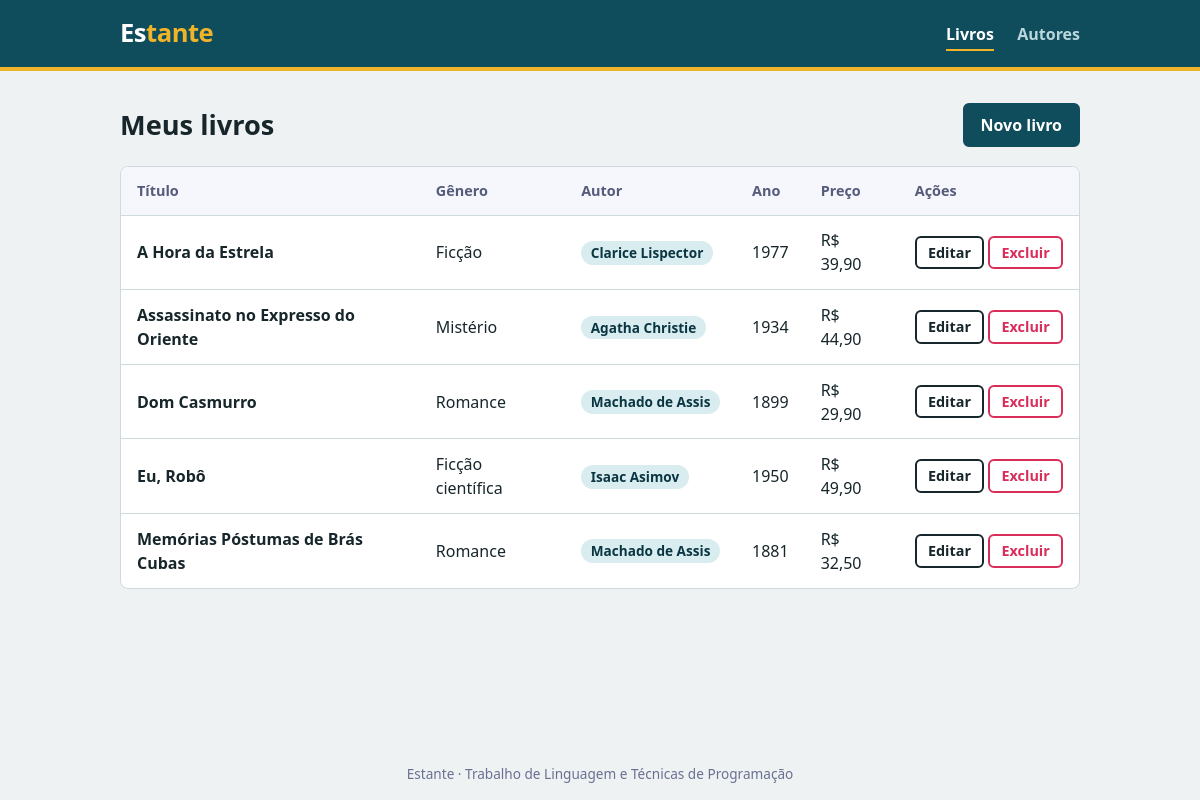
The page / on the database its author committed.
### tables this page shows
CREATE TABLE IF NOT EXISTS `livros` (
    `id` INT NOT NULL AUTO_INCREMENT,
    `titulo` VARCHAR(150) NOT NULL,
    `genero` VARCHAR(60) NOT NULL,
    `ano_publicacao` SMALLINT NOT NULL,
    `preco` DECIMAL(10,2) NOT NULL,
    `autor_id` INT NOT NULL,
    PRIMARY KEY (`id`),
    FOREIGN KEY (`autor_id`) REFERENCES `autores`(`id`) ON DELETE RESTRICT
);

CREATE TABLE IF NOT EXISTS `autores` (
    `id` INT NOT NULL AUTO_INCREMENT,
    `nome` VARCHAR(100) NOT NULL,
    `nacionalidade` VARCHAR(100) NOT NULL,
    PRIMARY KEY (`id`)
);

### index.php (called while the page is built, shortened)
<?php
require_once __DIR__ . '/../controllers/LivroController.php';
function e($texto)
{
    return htmlspecialchars((string) $texto, ENT_QUOTES, 'UTF-8');
}
$conn   = (new Database())->conectar();
$page   = $_GET['page'] ?? 'livros';
$action = $_GET['action'] ?? 'index';
require __DIR__ . '/../views/includes/header.php';
$controller = new $controllers[$page]($conn);
$controller->$action();
require __DIR__ . '/../views/includes/footer.php';

### LivroController.php (called while the page is built, shortened)
<?php
require_once __DIR__ . '/../models/Livro.php';
class LivroController
{
    private $model;
    public function __construct($conn)
    {
        $this->model = new Livro($conn);
    }
    public function index()
    {
        $livros = $this->model->listar();
        require __DIR__ . '/../views/livros/index_livro.php';
    }
}

### Livro.php (called while the page is built, shortened)
<?php
class Livro
{
    private $conn;
    public function __construct($conn)
    {
        $this->conn = $conn;
    }
    public function listar()
    {
        $sql = "SELECT j.*, p.nome AS autor_nome
                FROM livros j
                INNER JOIN autores p ON p.id = j.autor_id
                ORDER BY j.titulo";
        return $this->conn->query($sql)->fetchAll();
    }
}

### index_livro.php (the view, shortened to what this page needs)
<div class="titulo-pagina">
    <h1>Meus livros</h1>
    <a class="btn btn-principal" href="index.php?page=livros&action=create">Novo livro</a>
</div>
<?php if (empty($livros)): ?>
    <p class="vazio">Nenhum livro cadastrado ainda. Clique em "Novo livro" para começar.</p>
<?php else: ?>
<div class="tabela-wrap">
<table>
    <thead>
        <tr><th>Título</th><th>Gênero</th><th>Autor</th><th>Ano</th><th>Preço</th><th>Ações</th></tr>
    </thead>
    <tbody>
    <?php foreach ($livros as $j): ?>
        <tr>
            <td><strong><?= e($j['titulo']) ?></strong></td>
            <td><?= e($j['genero']) ?></td>
            <td><span class="etiqueta"><?= e($j['autor_nome']) ?></span></td>
            <td><?= e($j['ano_publicacao']) ?></td>
            <td>R$ <?= number_format($j['preco'], 2, ',', '.') ?></td>
            <td class="acoes">
                <a class="btn btn-pequeno" href="index.php?page=livros&action=edit&id=<?= (int) $j['id'] ?>">Editar</a>
                <form method="post" action="index.php?page=livros&action=delete"
                      onsubmit="return confirm('Excluir este livro?');">
                    <button class="btn btn-pequeno btn-perigo" type="submit">Excluir</button>
                </form>
            </td>
        </tr>
    <?php endforeach; ?>
    </tbody>
</table>
</div>
<?php endif; ?>

### header.php (shortened to what this page needs)
<!DOCTYPE html>
<html lang="pt-BR">
<head>
    <link rel="stylesheet" href="css/style.css">
</head>
<body>
<header class="topo">
    <div class="container topo-conteudo">
        <a class="logo" href="index.php">Es<span>tante</span></a>
        <nav>
            <a href="index.php?page=livros" class="<?= $page === 'livros' ? 'ativo' : '' ?>">Livros</a>
            <a href="index.php?page=autores" class="<?= $page === 'autores' ? 'ativo' : '' ?>">Autores</a>
        </nav>
    </div>
</header>
<main class="container">

### footer.php
</main>
<footer class="rodape">
    <div class="container">Estante &middot; Trabalho de Linguagem e Técnicas de Programação</div>
</footer>
</body>
</html>

### style.css (style rules this page uses)
:root { --fundo: #eef2f3; --tinta: #17262b; --roxo: #0f4c5c; --roxo-escuro: #0a3642; --menta: #f0b429; --borda: #cfdadd; --branco: #ffffff; --erro: #d92d5a; }
* { box-sizing: border-box; }
body { margin: 0; font-family: "Segoe UI", Tahoma, Verdana, sans-serif; background: var(--fundo); color: var(--tinta); line-height: 1.5; min-height: 100vh; display: flex; flex-direction: column; }
.container { width: min(960px, 92%); margin: 0 auto; }
main.container { flex: 1; padding: 2rem 0; }
.topo { background: var(--roxo); border-bottom: 4px solid var(--menta); }
.topo-conteudo { display: flex; justify-content: space-between; align-items: center; padding: 0.9rem 0; }
.logo { color: var(--branco); font-size: 1.6rem; font-weight: 800; text-decoration: none; letter-spacing: -0.5px; }
.logo span { color: var(--menta); }
nav a { color: #b9d7dc; text-decoration: none; margin-left: 1.2rem; padding: 0.3rem 0; font-weight: 600; }
nav a:hover, nav a.ativo { color: var(--branco); border-bottom: 2px solid var(--menta); }
.titulo-pagina { display: flex; justify-content: space-between; align-items: center; gap: 1rem; margin-bottom: 1.2rem; flex-wrap: wrap; }
h1 { margin: 0; font-size: 1.7rem; }
.btn { display: inline-block; padding: 0.5rem 1rem; border: 2px solid var(--tinta); border-radius: 6px; background: var(--branco); color: var(--tinta); font: inherit; font-weight: 600; text-decoration: none; cursor: pointer; }
.btn-principal { background: var(--roxo); border-color: var(--roxo); color: var(--branco); }
.btn-pequeno { padding: 0.25rem 0.7rem; font-size: 0.9rem; }
.btn-perigo { border-color: var(--erro); color: var(--erro); }
.tabela-wrap { overflow-x: auto; background: var(--branco); border: 1px solid var(--borda); border-radius: 8px; }
table { width: 100%; border-collapse: collapse; }
th, td { padding: 0.8rem 1rem; text-align: left; border-bottom: 1px solid var(--borda); }
th { background: #f6f7fc; font-size: 0.9rem; color: #555b7a; }
tbody tr:last-child td { border-bottom: none; }
.etiqueta { background: #d9ecef; color: var(--roxo-escuro); padding: 0.15rem 0.6rem; border-radius: 99px; font-size: 0.85rem; font-weight: 600; white-space: nowrap; }
.acoes { white-space: nowrap; }
.acoes form { display: inline; }
.rodape { text-align: center; padding: 1rem 0; font-size: 0.85rem; color: #6a7092; }

### rows shown on the page
livros: titulo "A Hora da Estrela", genero "Ficção", autor.nome "Clarice Lispector", ano_publicacao "1977", preco "39,90"
livros: titulo "Assassinato no Expresso do Oriente", genero "Mistério", autor.nome "Agatha Christie", ano_publicacao "1934", preco "44,90"
livros: titulo "Dom Casmurro", genero "Romance", autor.nome "Machado de Assis", ano_publicacao "1899", preco "29,90"
livros: titulo "Eu, Robô", genero "Ficção científica", autor.nome "Isaac Asimov", ano_publicacao "1950", preco "49,90"
livros: titulo "Memórias Póstumas de Brás Cubas", genero "Romance", autor.nome "Machado de Assis", ano_publicacao "1881", preco "32,50"
